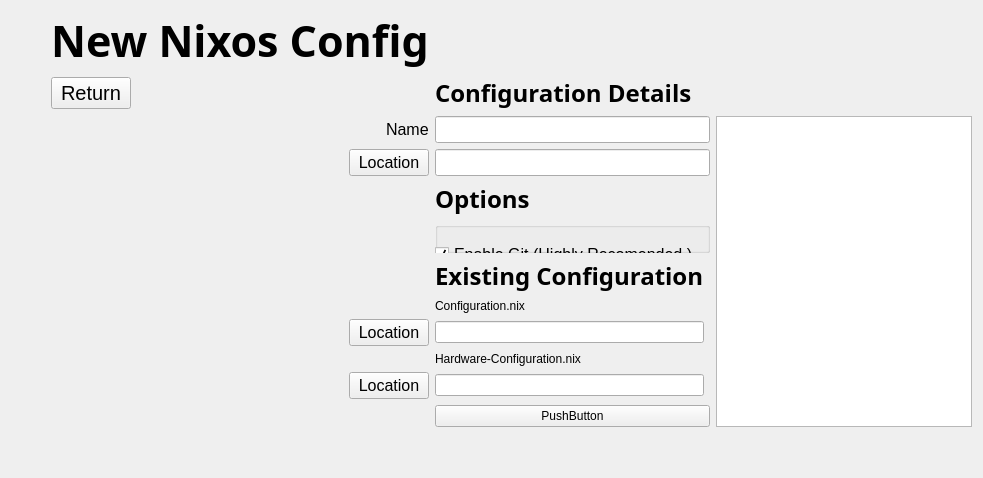
<?xml version="1.0" encoding="UTF-8"?>
<ui version="4.0">
  <widget class="QWidget" name="centralwidget">
   <property name="sizePolicy">
    <sizepolicy hsizetype="Expanding" vsizetype="Expanding">
     <horstretch>1</horstretch>
     <verstretch>1</verstretch>
    </sizepolicy>
   </property>
   <layout class="QGridLayout" name="gridLayout" rowstretch="0,0,0,0,0,0,0,0,0,0,0,0,0" columnstretch="0,0,0,0,0">
    <property name="sizeConstraint">
     <enum>QLayout::SetNoConstraint</enum>
    </property>
    <property name="horizontalSpacing">
     <number>6</number>
    </property>
    <item row="5" column="2" colspan="2">
     <widget class="QGroupBox" name="groupBox">
      <property name="sizePolicy">
       <sizepolicy hsizetype="Expanding" vsizetype="Expanding">
        <horstretch>0</horstretch>
        <verstretch>0</verstretch>
       </sizepolicy>
      </property>
      <property name="title">
       <string/>
      </property>
      <property name="checkable">
       <bool>false</bool>
      </property>
      <widget class="QWidget" name="verticalLayoutWidget">
       <property name="geometry">
        <rect>
         <x>0</x>
         <y>0</y>
         <width>411</width>
         <height>220</height>
        </rect>
       </property>
       <layout class="QVBoxLayout" name="verticalLayout">
        <item>
         <widget class="QCheckBox" name="checkBox">
          <property name="enabled">
           <bool>true</bool>
          </property>
          <property name="font">
           <font>
            <pointsize>12</pointsize>
           </font>
          </property>
          <property name="text">
           <string>Enable Git (Highly Recomended )</string>
          </property>
          <property name="checked">
           <bool>true</bool>
          </property>
         </widget>
        </item>
        <item>
         <widget class="QCheckBox" name="checkBox_2">
          <property name="font">
           <font>
            <pointsize>12</pointsize>
           </font>
          </property>
          <property name="text">
           <string>Nix Flakes</string>
          </property>
          <property name="checked">
           <bool>true</bool>
          </property>
         </widget>
        </item>
        <item>
         <widget class="QCheckBox" name="checkBox_3">
          <property name="font">
           <font>
            <pointsize>12</pointsize>
           </font>
          </property>
          <property name="text">
           <string>Home Manager</string>
          </property>
          <property name="checked">
           <bool>true</bool>
          </property>
         </widget>
        </item>
        <item>
         <widget class="QCheckBox" name="checkBox_5">
          <property name="font">
           <font>
            <pointsize>12</pointsize>
           </font>
          </property>
          <property name="text">
           <string>Modular Configuration</string>
          </property>
          <property name="checked">
           <bool>true</bool>
          </property>
         </widget>
        </item>
       </layout>
      </widget>
     </widget>
    </item>
    <item row="9" column="2">
     <widget class="QLabel" name="label_8">
      <property name="text">
       <string>Hardware-Configuration.nix</string>
      </property>
     </widget>
    </item>
    <item row="6" column="2">
     <widget class="QLabel" name="label_6">
      <property name="font">
       <font>
        <family>cursor.pcf</family>
        <pointsize>18</pointsize>
        <weight>75</weight>
        <bold>true</bold>
       </font>
      </property>
      <property name="text">
       <string>Existing Configuration</string>
      </property>
     </widget>
    </item>
    <item row="7" column="2">
     <widget class="QLabel" name="label_7">
      <property name="text">
       <string>Configuration.nix</string>
      </property>
     </widget>
    </item>
    <item row="3" column="1" alignment="Qt::AlignRight">
     <widget class="QPushButton" name="newConfigLocation">
      <property name="sizePolicy">
       <sizepolicy hsizetype="Fixed" vsizetype="Fixed">
        <horstretch>0</horstretch>
        <verstretch>0</verstretch>
       </sizepolicy>
      </property>
      <property name="font">
       <font>
        <pointsize>12</pointsize>
       </font>
      </property>
      <property name="text">
       <string>Location</string>
      </property>
      <property name="icon">
       <iconset resource="Global.qrc">
        <normaloff>assets/icons/folder.png</normaloff>assets/icons/folder.png</iconset>
      </property>
     </widget>
    </item>
    <item row="3" column="2" colspan="2">
     <widget class="QLineEdit" name="newConfig">
      <property name="font">
       <font>
        <pointsize>12</pointsize>
       </font>
      </property>
     </widget>
    </item>
    <item row="4" column="2" colspan="2">
     <widget class="QLabel" name="label_5">
      <property name="sizePolicy">
       <sizepolicy hsizetype="Preferred" vsizetype="Fixed">
        <horstretch>0</horstretch>
        <verstretch>0</verstretch>
       </sizepolicy>
      </property>
      <property name="font">
       <font>
        <family>cursor.pcf</family>
        <pointsize>18</pointsize>
        <weight>75</weight>
        <bold>true</bold>
       </font>
      </property>
      <property name="text">
       <string>Options</string>
      </property>
     </widget>
    </item>
    <item row="8" column="2">
     <widget class="QLineEdit" name="existingConfig"/>
    </item>
    <item row="2" column="1" alignment="Qt::AlignRight">
     <widget class="QLabel" name="label_3">
      <property name="font">
       <font>
        <pointsize>12</pointsize>
       </font>
      </property>
      <property name="text">
       <string>Name</string>
      </property>
     </widget>
    </item>
    <item row="4" column="0">
     <spacer name="horizontalSpacer_2">
      <property name="orientation">
       <enum>Qt::Horizontal</enum>
      </property>
      <property name="sizeType">
       <enum>QSizePolicy::Minimum</enum>
      </property>
      <property name="sizeHint" stdset="0">
       <size>
        <width>40</width>
        <height>20</height>
       </size>
      </property>
     </spacer>
    </item>
    <item row="8" column="1" alignment="Qt::AlignRight">
     <widget class="QPushButton" name="existingConfigLocation">
      <property name="sizePolicy">
       <sizepolicy hsizetype="Fixed" vsizetype="Fixed">
        <horstretch>0</horstretch>
        <verstretch>0</verstretch>
       </sizepolicy>
      </property>
      <property name="font">
       <font>
        <pointsize>12</pointsize>
       </font>
      </property>
      <property name="text">
       <string>Location</string>
      </property>
      <property name="icon">
       <iconset resource="Global.qrc">
        <normaloff>assets/icons/folder.png</normaloff>assets/icons/folder.png</iconset>
      </property>
     </widget>
    </item>
    <item row="11" column="2" colspan="2">
     <widget class="QPushButton" name="pushButton_3">
      <property name="text">
       <string>PushButton</string>
      </property>
     </widget>
    </item>
    <item row="0" column="1">
     <widget class="QLabel" name="label">
      <property name="font">
       <font>
        <family>cursor.pcf</family>
        <pointsize>32</pointsize>
        <weight>75</weight>
        <bold>true</bold>
       </font>
      </property>
      <property name="text">
       <string>New Nixos Config</string>
      </property>
      <property name="alignment">
       <set>Qt::AlignCenter</set>
      </property>
     </widget>
    </item>
    <item row="2" column="2" colspan="2">
     <widget class="QLineEdit" name="lineEdit">
      <property name="sizePolicy">
       <sizepolicy hsizetype="Preferred" vsizetype="Fixed">
        <horstretch>0</horstretch>
        <verstretch>0</verstretch>
       </sizepolicy>
      </property>
      <property name="font">
       <font>
        <pointsize>12</pointsize>
       </font>
      </property>
     </widget>
    </item>
    <item row="1" column="2" colspan="2">
     <widget class="QLabel" name="label_4">
      <property name="sizePolicy">
       <sizepolicy hsizetype="Fixed" vsizetype="Fixed">
        <horstretch>0</horstretch>
        <verstretch>0</verstretch>
       </sizepolicy>
      </property>
      <property name="font">
       <font>
        <family>cursor.pcf</family>
        <pointsize>18</pointsize>
        <weight>75</weight>
        <bold>true</bold>
       </font>
      </property>
      <property name="text">
       <string>Configuration Details</string>
      </property>
     </widget>
    </item>
    <item row="10" column="2">
     <widget class="QLineEdit" name="existingHardwareConfig"/>
    </item>
    <item row="1" column="1">
     <widget class="QPushButton" name="pushButton">
      <property name="sizePolicy">
       <sizepolicy hsizetype="Fixed" vsizetype="Fixed">
        <horstretch>0</horstretch>
        <verstretch>0</verstretch>
       </sizepolicy>
      </property>
      <property name="font">
       <font>
        <pointsize>15</pointsize>
       </font>
      </property>
      <property name="text">
       <string>Return</string>
      </property>
      <property name="icon">
       <iconset resource="Global.qrc">
        <normaloff>assets/icons/back_arrow.png</normaloff>assets/icons/back_arrow.png</iconset>
      </property>
      <property name="iconSize">
       <size>
        <width>32</width>
        <height>32</height>
       </size>
      </property>
     </widget>
    </item>
    <item row="0" column="2" alignment="Qt::AlignHCenter">
     <widget class="QLabel" name="label_2">
      <property name="maximumSize">
       <size>
        <width>50</width>
        <height>50</height>
       </size>
      </property>
      <property name="text">
       <string/>
      </property>
      <property name="pixmap">
       <pixmap resource="Global.qrc">assets/icons/nix.png</pixmap>
      </property>
      <property name="scaledContents">
       <bool>true</bool>
      </property>
     </widget>
    </item>
    <item row="10" column="1" alignment="Qt::AlignRight">
     <widget class="QPushButton" name="existingHardwareConfigLocation">
      <property name="sizePolicy">
       <sizepolicy hsizetype="Fixed" vsizetype="Fixed">
        <horstretch>0</horstretch>
        <verstretch>0</verstretch>
       </sizepolicy>
      </property>
      <property name="font">
       <font>
        <pointsize>12</pointsize>
       </font>
      </property>
      <property name="text">
       <string>Location</string>
      </property>
      <property name="icon">
       <iconset resource="Global.qrc">
        <normaloff>assets/icons/folder.png</normaloff>assets/icons/folder.png</iconset>
      </property>
     </widget>
    </item>
    <item row="12" column="2">
     <spacer name="verticalSpacer">
      <property name="orientation">
       <enum>Qt::Vertical</enum>
      </property>
      <property name="sizeType">
       <enum>QSizePolicy::Preferred</enum>
      </property>
      <property name="sizeHint" stdset="0">
       <size>
        <width>20</width>
        <height>40</height>
       </size>
      </property>
     </spacer>
    </item>
    <item row="2" column="4" rowspan="10">
     <widget class="QTreeView" name="configOverview"/>
    </item>
   </layout>
  </widget>
</ui>
